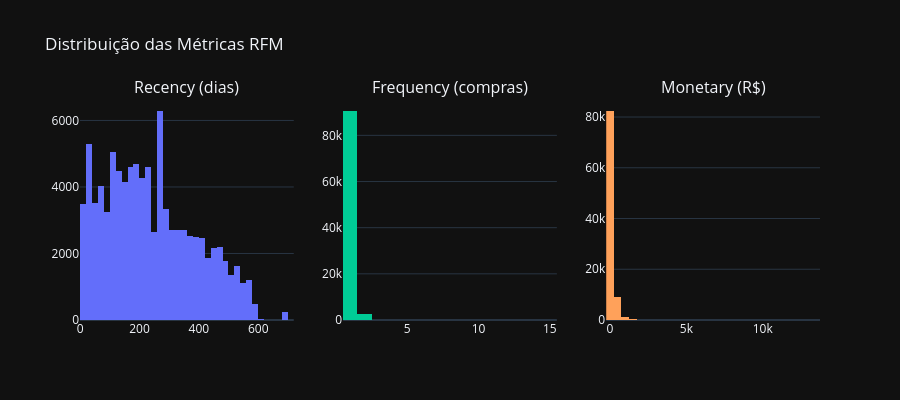

The cell this chart's notebook holds for it:
### Markdown cell above
## 2. Distribuições de R, F e M

### Code cell
fig = make_subplots(rows=1, cols=3, subplot_titles=["Recency (dias)", "Frequency (compras)", "Monetary (R$)"])

fig.add_trace(go.Histogram(x=rfm["recency"], nbinsx=50, marker_color="#636EFA", name="Recency"), row=1, col=1)
fig.add_trace(go.Histogram(x=rfm["frequency"], nbinsx=20, marker_color="#00CC96", name="Frequency"), row=1, col=2)
fig.add_trace(go.Histogram(x=rfm["monetary"], nbinsx=50, marker_color="#FFA15A", name="Monetary"), row=1, col=3)

fig.update_layout(template="plotly_dark", height=400, showlegend=False, title="Distribuição das Métricas RFM")
fig.show()

### Figure 1 — Plotly figure (JSON) as saved in the notebook; plotly's stock layout.template omitted (floating-point values rounded to 4 significant figures; data arrays with more than 128 entries replaced by an {"elided": "..."} marker saying what was removed)
{"data": [{"marker": {"color": "#636EFA"}, "name": "Recency", "nbinsx": 50, "type": "histogram", "x": {"elided": "93358 int values"}, "xaxis": "x", "yaxis": "y"}, {"marker": {"color": "#00CC96"}, "name": "Frequency", "nbinsx": 20, "type": "histogram", "x": {"elided": "93358 int values"}, "xaxis": "x2", "yaxis": "y2"}, {"marker": {"color": "#FFA15A"}, "name": "Monetary", "nbinsx": 50, "type": "histogram", "x": {"elided": "93358 float values"}, "xaxis": "x3", "yaxis": "y3"}], "layout": {"annotations": [{"font": {"size": 16}, "showarrow": false, "text": "Recency (dias)", "x": 0.1444, "xanchor": "center", "xref": "paper", "y": 1.0, "yanchor": "bottom", "yref": "paper"}, {"font": {"size": 16}, "showarrow": false, "text": "Frequency (compras)", "x": 0.5, "xanchor": "center", "xref": "paper", "y": 1.0, "yanchor": "bottom", "yref": "paper"}, {"font": {"size": 16}, "showarrow": false, "text": "Monetary (R$)", "x": 0.8556, "xanchor": "center", "xref": "paper", "y": 1.0, "yanchor": "bottom", "yref": "paper"}], "height": 400, "showlegend": false, "title": {"text": "Distribuição das Métricas RFM"}, "xaxis": {"anchor": "y", "domain": [0.0, 0.2889]}, "xaxis2": {"anchor": "y2", "domain": [0.3556, 0.6444]}, "xaxis3": {"anchor": "y3", "domain": [0.7111, 1.0]}, "yaxis": {"anchor": "x", "domain": [0.0, 1.0]}, "yaxis2": {"anchor": "x2", "domain": [0.0, 1.0]}, "yaxis3": {"anchor": "x3", "domain": [0.0, 1.0]}}}
